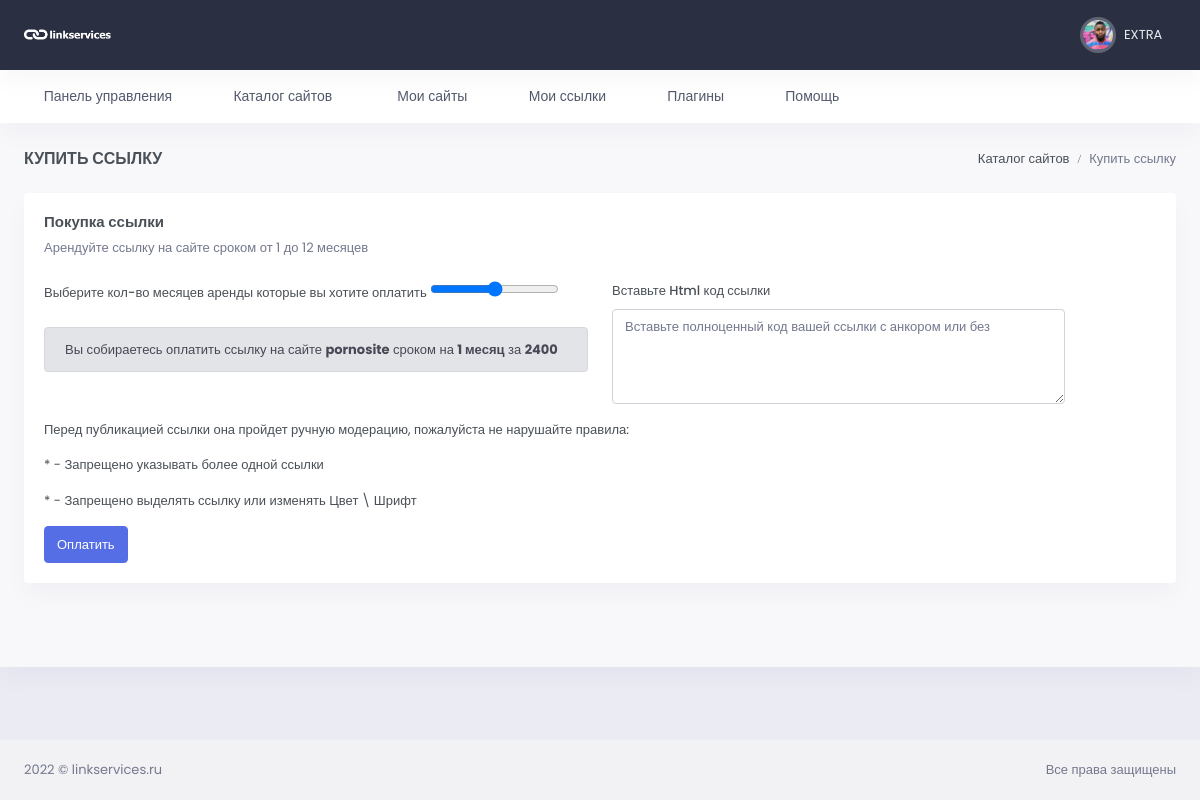
/my-links/catalog/buy_link/10/ (signed in), run on the app's committed database.
### users/models.py (models this page shows, shortened)
class User(AbstractUser):
    email = models.EmailField(_("email address"), unique=True, )
    email_verify = models.BooleanField(default=False)
    USERNAME_FIELD = 'email'
    REQUIRED_FIELDS = ['username']
    class Meta:
        verbose_name = _("Пользователь")
        verbose_name_plural = _("Пользователи")
        ordering = ('-date_joined',)

class Profile(models.Model):
    user = models.OneToOneField(User, verbose_name="Пользователь",
                                related_name='profile', null=True, on_delete=models.CASCADE)
    chat_id = models.CharField(max_length=100, blank=True, null=True, verbose_name='Чат ID телеграмм')
    TOKEN = models.CharField(max_length=100, blank=True, null=True)
    wmz = models.CharField(max_length=200, blank=True, null=True, verbose_name='WMZ-кошелёк')
    ymoney = models.CharField(max_length=200, blank=True, null=True, verbose_name='ЮMoney-кошелёк')
    current_balance = models.PositiveIntegerField(default=0, blank=True, null=True, verbose_name="Текущий баланс")
    hold_balance = models.PositiveIntegerField(default=0, blank=True, null=True, verbose_name='На удержании')
    output_balance = models.PositiveIntegerField(default=0, blank=True, null=True, verbose_name='Ожидает вывода')
    name_telegram = models.CharField(blank=True, null=True, max_length=100, verbose_name='Телеграмм')
    avatar = models.ImageField(upload_to='avatar/%Y/%m/%d/', blank=True, null=True, verbose_name='Аватар')
    created = models.DateTimeField(auto_now_add=True, verbose_name='Создан')
    update = models.DateTimeField(auto_now=True, verbose_name='Обновлён')
    class Meta:
        verbose_name = 'Профиль пользователя'
        verbose_name_plural = 'Профили пользователей'

### site_app/models.py (models this page shows, shortened)
class WebSite(models.Model):
    MODERATION = 'На модерации'
    PUBLISHED = 'Опубликовано'
    REJECTED = 'Отклонено'
    STATUS_CHOICES = (
        (MODERATION, 'На модерации'),
        (PUBLISHED, 'Опубликовано'),
        (REJECTED, 'Отклонено')
    )
    url = models.CharField(max_length=255, verbose_name='url сайта')
    user = models.ForeignKey(Profile, related_name='user_website', on_delete=models.CASCADE,
                             max_length=100, blank=True, null=True, verbose_name='email заказчика')
    category = models.ForeignKey(Category, on_delete=models.CASCADE, verbose_name='Тематика')
    price = models.IntegerField(verbose_name='Цена')
    status = models.CharField(max_length=20, choices=STATUS_CHOICES, default=MODERATION, verbose_name='Статус')
    total_link = models.IntegerField(verbose_name='Всего ссылок', blank=True, null=True)
    yandex_x = models.IntegerField(verbose_name='Яндекс Икс', blank=True, null=True)
    yandex_stat = models.CharField(max_length=255, verbose_name='Яндекс статистика')
    increase = models.PositiveIntegerField(verbose_name='Наценка %', default=50, blank=True, null=True)
    password_yandex = models.CharField(max_length=250, verbose_name='Пароль от статистики', blank=True, null=True)
    created = models.DateTimeField(auto_now_add=True, verbose_name='Добавлено')
    update = models.DateTimeField(auto_now=True, verbose_name='Изменено')
    class Meta:
        verbose_name = 'Сайт'
        verbose_name_plural = 'Сайты'
        ordering = ('-created',)
    def get_increase_price(self):
        return int(self.price * (self.increase / 100 + 1))

### link_app/views.py (the view, shortened to what this page needs)
# urls.py: path('catalog/buy_link/<int:pk>/', BuyLink.as_view(), name='buy-link'),
class BuyLink(LoginRequiredMixin, FormMixin, DetailView):
    model = WebSite
    form_class = AddLinkForm
    template_name = 'link_app/buy-links.html'
    success_url = '/my-links/'

### link_app/forms.py
class AddLinkForm(forms.ModelForm):
    def __init__(self, *args, **kwargs):
        super().__init__(*args, **kwargs)
        self.fields['link'].widget.attrs.update({'class': 'form-control', 'rows': 4,
                                                 'placeholder': "Вставьте полноценный код "
                                                                "вашей ссылки с анкором или без"})
    class Meta:
        model = Link
        fields = ['url', 'user', 'link', 'count_month']

### link_app/templates/link_app/buy-links.html (shortened to what this page needs)
{% extends 'base.html' %}
{% load static %}
{% block content %}
<div id="layout-wrapper">
    <div class="main-content">
        <div class="page-content">
            <div class="container-fluid">
                <div class="row">
                    <div class="col-12">
                        <div class="page-title-box d-sm-flex align-items-center justify-content-between">
                            <h4 class="mb-sm-0 font-size-18">Купить ссылку</h4>
                            <div class="page-title-right">
                                <ol class="breadcrumb m-0">
                                    <li class="breadcrumb-item"><a href="{% url 'catalog' %}">Каталог сайтов</a></li>
                                    <li class="breadcrumb-item active">Купить ссылку</li>
                                </ol>
                            </div>
                        </div>
                    </div>
                </div>
                <div class="row">
                    <div class="col-12">
                        <div class="card">
                            <div class="card-body">
                                <h4 class="card-title">Покупка ссылки </h4>
                                <p class="card-title-desc">Арендуйте ссылку на сайте сроком от 1 до 12 месяцев </p>
                                <form method="post" action="">
                                    <div class="row">
                                        <div class="col-sm-6">
                                            <div class="mb-3">
                                                <label class="control-label">Выберите кол-во месяцев аренды которые вы
                                                    хотите оплатить </label>
                                                <input type="range" name="count_month" id="link_term_range">
                                            </div>
                                            <div class="alert alert-secondary" role="alert">
                                                Вы собираетесь оплатить ссылку на сайте <b>{{ website.url }}</b> сроком на <b
                                                    id="term_months">1 месяц</b> за <b id="term_price">{{ website.get_increase_price }}</b>
                                            </div>
                                        </div>
                                        <div class="col-sm-6">
                                            <div class="mb-3">
                                                <div class="col-lg-10">
                                                    <label for="id_link">Вставьте Html код ссылки</label>
                                                    <textarea class="form-control" name='link' id="id_link" rows="4"
                                                              placeholder="Вставьте полноценный код вашей ссылки с анкором или без"></textarea>
                                                </div>
                                            </div>
                                        </div>
                                    </div>
                                    <div class="mb-3">
                                        <p class="control-label">Перед публикацией ссылки она пройдет ручную модерацию,
                                            пожалуйста не нарушайте правила:</p>
                                        <p class="control-label">* - Запрещено указывать более одной ссылки</p>
                                        <p class="control-label">* - Запрещено выделять ссылку или изменять Цвет \
                                            Шрифт</p>
                                    </div>
                                    <div class="d-flex flex-wrap gap-2">
                                        <button type="submit" class="btn btn-primary waves-effect waves-light">
                                            Оплатить
                                        </button>
                                    </div>
                                </form>
                            </div>
                        </div>
                    </div>
                </div>
            </div>
        </div>
    </div>
</div>
{% endblock %}

### templates/inc/_header.html (shortened to what this page needs)
{% load static %}
<header id="page-topbar">
    <div class="navbar-header">
        <div class="d-flex">
            <div class="navbar-brand-box">
                <a href="{% url 'profile' pk=user.id %}" class="logo logo-light">
                    <span class="logo-lg">
                                    <img src="{% static '/images/logo-light.png' %}" alt="" height="19">
                                </span>
                </a>
            </div>
        </div>
        <div class="d-flex">
            <div class="dropdown d-none d-lg-inline-block ms-1">
                <button type="button" class="btn header-item noti-icon waves-effect"
                        data-bs-toggle="dropdown" aria-haspopup="true" aria-expanded="false">
                    <i class="bx bx-customize"></i>
                </button>
            </div>
            <div class="dropdown d-inline-block">
                <button type="button" class="btn header-item noti-icon waves-effect"
                        id="page-header-notifications-dropdown"
                        data-bs-toggle="dropdown" aria-haspopup="true" aria-expanded="false">
                    {% if user.profile.chat_id %}
                    <i class="bx bx-bell"></i>
                    {% else %}
                    <i class="bx bx-bell bx-tada"></i>
                    <span class="badge bg-danger rounded-pill">1</span>
                    {% endif %}
                </button>
            </div>
            <div class="dropdown d-inline-block">
                <button type="button" class="btn header-item waves-effect" id="page-header-user-dropdown"
                        data-bs-toggle="dropdown" aria-haspopup="true" aria-expanded="false">
                    <img class="rounded-circle header-profile-user"
                         src="{% if user.profile.avatar %}{{ user.profile.avatar.url }}{% else %}{% static '/images/favicon.ico' %}{% endif %}"
                     alt="Header Avatar">
                    <span class="d-none d-xl-inline-block ms-1" key="t-henry">{{ user.username }}</span>
                    <i class="mdi mdi-chevron-down d-none d-xl-inline-block"></i>
                </button>
            </div>
        </div>
    </div>
</header>
<div class="topnav">
    <div class="container-fluid">
        <nav class="navbar navbar-light navbar-expand-lg topnav-menu">
            <div class="collapse navbar-collapse" id="topnav-menu-content">
                <ul class="navbar-nav">
                    <li class="nav-item dropdown">
                        <a class="nav-link dropdown-toggle arrow-none" href="{% url 'profile' pk=user.id %}" id="topnav-dashboard"
                           role="button">
                            <i class="bx bx-home-circle me-2"></i><span key="t-dashboards">Панель управления</span>
                        </a>
                    </li>
                    <li class="nav-item dropdown">
                        <a class="nav-link dropdown-toggle arrow-none" href="{% url 'catalog' %}" id="topnav-dashboard"
                           role="button">
                            <i class="bx bx-home-circle me-2"></i><span key="t-dashboards">Каталог сайтов</span>
                        </a>
                    </li>
                    <li class="nav-item dropdown">
                        <a class="nav-link dropdown-toggle arrow-none" href="{% url 'my-sites' %}" id="topnav-uielement"
                           role="button">
                            <i class="bx bx-tone me-2"></i>
                            <span key="t-ui-elements">Мои сайты</span>
                        </a>
                    </li>
                    <li class="nav-item dropdown">
                        <a class="nav-link dropdown-toggle arrow-none" href="{% url 'my-links' %}" id="topnav-pages"
                           role="button">
                            <i class="bx bx-customize me-2"></i><span key="t-apps">Мои ссылки</span>
                        </a>
                    </li>
                    <li class="nav-item dropdown">
                        <a class="nav-link dropdown-toggle arrow-none" href="{% url 'plugins' %}" id="topnav-components"
                           role="button">
                            <i class="bx bx-collection me-2"></i><span key="t-components">Плагины</span>
                        </a>
                    </li>
                    <li class="nav-item dropdown">
                        <a class="nav-link dropdown-toggle arrow-none" href="{% url 'help' %}" id="topnav-more"
                           role="button">
                            <i class="bx bx-file me-2"></i><span key="t-extra-pages">Помощь</span>
                        </a>
                    </li>
                </ul>
            </div>
        </nav>
    </div>
</div>

### data on the page
User: avatar (picture), username "EXTRA"
WebSite: url "pornosite", get_increase_price "2400"
